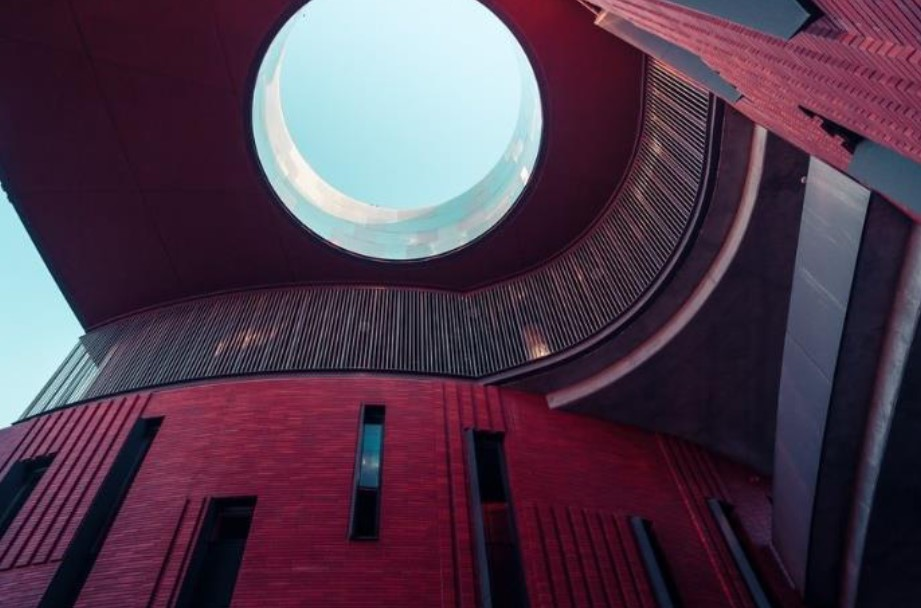
#> input picture SESSION-02/TASK-02/architecture1.jpg, 921 x 608 px
$ jupyter execute Task2.ipynb
#> lines starting #> are read from the running program, lines starting #| are printed output that depends on the picture; after the words box and inside, x2 and y2 are one past the last pixel; in counts of white or black regions, pixels touching at a corner belong together
[cell 1]
import cv2
import matplotlib.pyplot as plt

color_img = cv2.imread('architecture1.jpg')
#> color_img is the input picture: shape (608, 921, 3); mean B, G, R 76.4, 58.6, 80.3

grayscale_img = cv2.cvtColor(color_img, cv2.COLOR_BGR2GRAY)
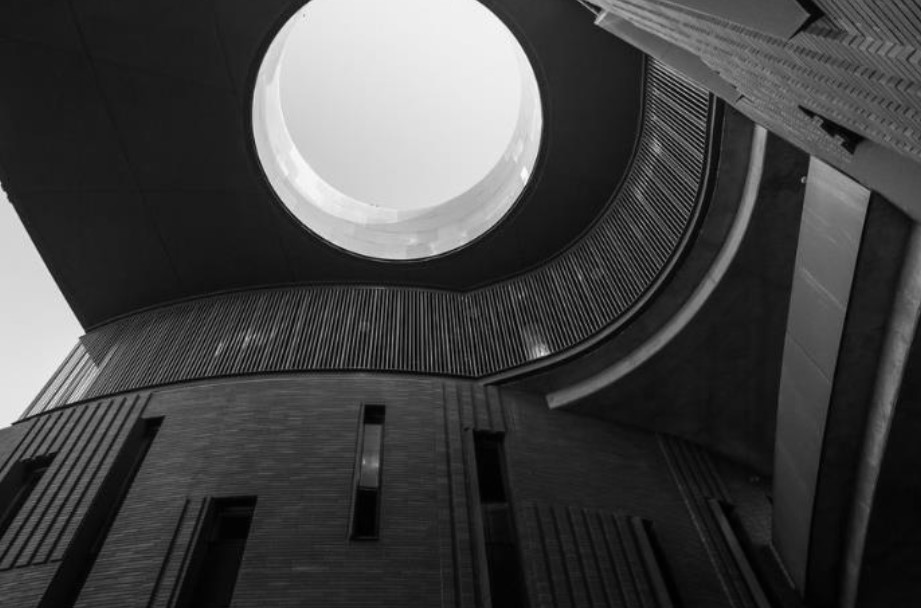
#> grayscale_img: shape (608, 921); min 0, max 255, mean 67.2

threshold_value = 128
_, binary_img = cv2.threshold(grayscale_img, threshold_value, 255, cv2.THRESH_BINARY)
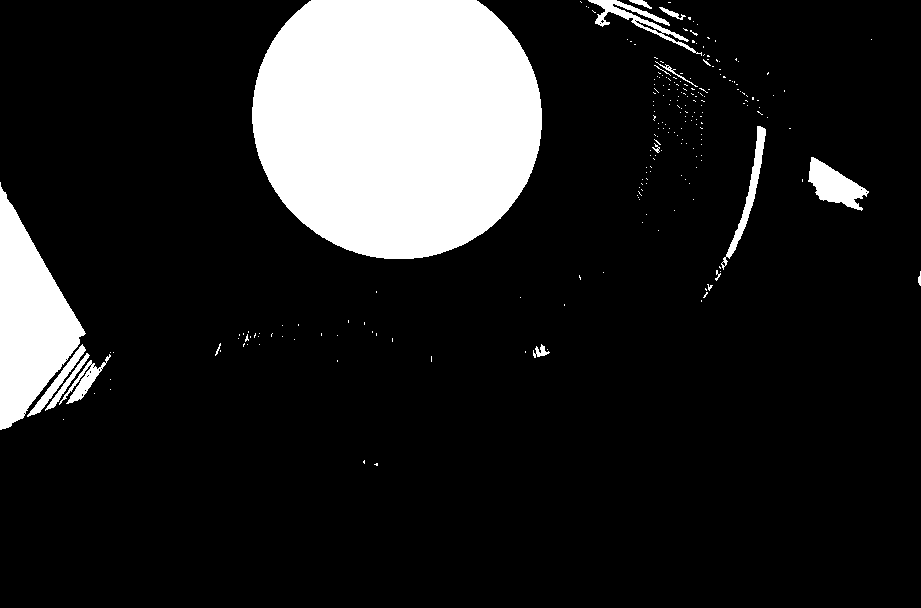
#> binary_img: shape (608, 921); 14.2% white; 231 white regions (214 under 20 px), largest, box (x1, y1, x2, y2) and area: (252, 0, 542, 259) 61876, (0, 182, 86, 430) 11060, (808, 157, 869, 211) 1600

plt.figure(figsize=(12, 6))

plt.subplot(1, 3, 1)
plt.imshow(cv2.cvtColor(color_img, cv2.COLOR_BGR2RGB))
plt.title("Original Image")
plt.axis("off")

plt.subplot(1, 3, 2)
plt.imshow(grayscale_img, cmap='gray')
plt.title("GrayScale Image")
plt.axis("off")

plt.subplot(1, 3, 3)
plt.imshow(binary_img, cmap='gray')
plt.title("Binary Image")
plt.axis("off")

plt.tight_layout()
plt.show()
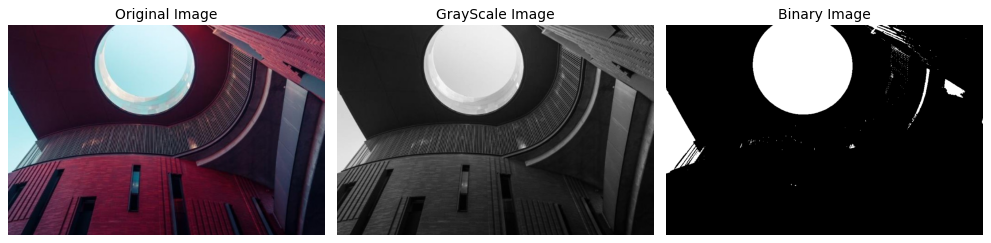
#> figure drawn by matplotlib, 3 panels
